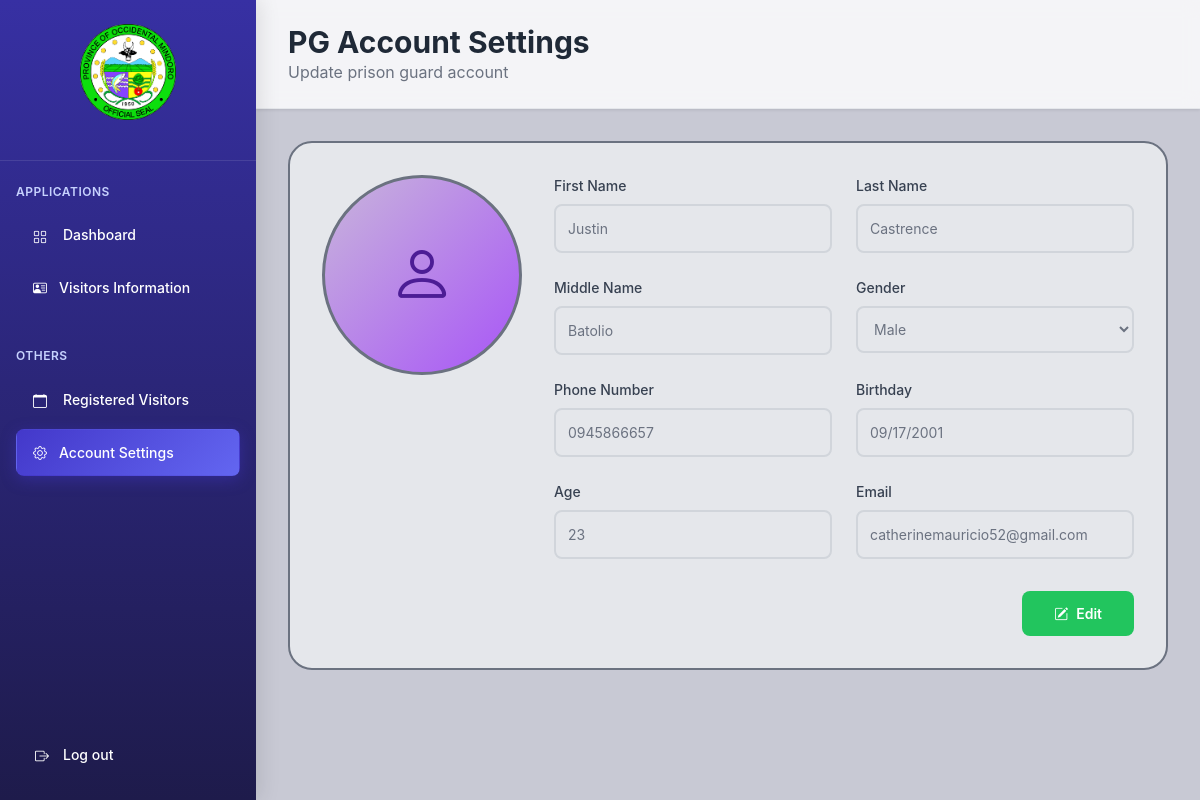
Page /modules/PG/PG_ACC_SETTINGS.php (signed in) on the committed database.
### tables this page shows
CREATE TABLE `users` (
  `id` int(11) NOT NULL,
  `email` varchar(150) NOT NULL,
  `first_name` varchar(100) NOT NULL,
  `last_name` varchar(100) NOT NULL,
  `middle_name` varchar(100) DEFAULT NULL,
  `gender` enum('Male','Female') NOT NULL,
  `phone_number` varchar(20) NOT NULL,
  `birthday` date NOT NULL,
  `age` int(11) NOT NULL,
  `password` varchar(255) NOT NULL,
  `role` enum('warden','prison_guard') NOT NULL,
  `signup_key` varchar(255) NOT NULL,
  `created_at` timestamp NOT NULL DEFAULT current_timestamp(),
  `updated_at` timestamp NOT NULL DEFAULT current_timestamp() ON UPDATE current_timestamp(),
  `status` enum('on_duty','off_duty') DEFAULT 'off_duty',
  `time_in` datetime DEFAULT NULL,
  `time_out` datetime DEFAULT NULL
);

### modules/PG/PG_ACC_SETTINGS.php (the view, shortened to what this page needs)
<?php
require_once '../../database/connection.php';
$userId = $_SESSION['id'] ?? null;
$user = null;
if ($userId) {
    $stmt = $con_admin->prepare("SELECT first_name, last_name, middle_name, gender, phone_number, birthday, age, email
                                 FROM users WHERE id=?");
    $stmt->bind_param("i", $userId);
    $stmt->execute();
    $result = $stmt->get_result();
    $user = $result->fetch_assoc();
}
?>
<!DOCTYPE html>
<html lang="en">
<head>
    <link href="https://cdn.jsdelivr.net/npm/bootstrap@5.3.0/dist/css/bootstrap.min.css" rel="stylesheet">
    <link href="https://cdn.jsdelivr.net/npm/bootstrap-icons@1.10.0/font/bootstrap-icons.css" rel="stylesheet">
    <link rel="stylesheet" href="../../assets/css/PG_ACC_SETTINGS.css">
    <link rel="stylesheet" href="../../includes/navbar/PG_navbar.css">
</head>
<body>
    <div class="d-flex">
        <?php include '../../includes/navbar/pg_nav.php'; ?>
        <main class="main-content flex-fill">
            <?php include '../../includes/header/pg_accsett.php'; ?>
            <div class="content">
                <div class="settings-card">
                    <form id="accountForm" method="POST">
                        <div class="profile-section">
                            <div class="avatar-container">
                                <div class="profile-avatar">
                                    <i class="bi bi-person" id="avatarIcon"></i>
                                </div>
                            </div>
                            <div class="form-section">
                                <div class="form-grid">
                                    <div class="form-group">
                                        <label class="form-label">First Name</label>
                                        <input type="text" class="form-input" id="firstName" name="firstName"
                                               value="<?= htmlspecialchars($user['first_name'] ?? '') ?>" disabled>
                                    </div>
                                    <div class="form-group">
                                        <label class="form-label">Last Name</label>
                                        <input type="text" class="form-input" id="lastName" name="lastName"
                                               value="<?= htmlspecialchars($user['last_name'] ?? '') ?>" disabled>
                                    </div>
                                    <div class="form-group">
                                        <label class="form-label">Middle Name</label>
                                        <input type="text" class="form-input" id="middleName" name="middleName"
                                               value="<?= htmlspecialchars($user['middle_name'] ?? '') ?>" disabled>
                                    </div>
                                    <div class="form-group">
                                        <label class="form-label">Gender</label>
                                        <select class="form-input" id="gender" name="gender" disabled>
                                            <option value="Male" <?= ($user['gender'] ?? '') === 'Male' ? 'selected' : '' ?>>Male</option>
                                        </select>
                                    </div>
                                    <div class="form-group">
                                        <label class="form-label">Phone Number</label>
                                        <input type="tel" class="form-input" id="phoneNumber" name="phoneNumber"
                                               value="<?= htmlspecialchars($user['phone_number'] ?? '') ?>" disabled>
                                    </div>
                                    <div class="form-group">
                                        <label class="form-label">Birthday</label>
                                        <input type="date" class="form-input" id="birthday" name="birthday"
                                               value="<?= htmlspecialchars($user['birthday'] ?? '') ?>" disabled>
                                    </div>
                                    <div class="form-group">
                                        <label class="form-label">Age</label>
                                        <input type="number" class="form-input" id="age" name="age"
                                               value="<?= htmlspecialchars($user['age'] ?? '') ?>" disabled>
                                    </div>
                                    <div class="form-group">
                                        <label class="form-label">Email</label>
                                        <input type="email" class="form-input" id="email" name="email"
                                               value="<?= htmlspecialchars($user['email'] ?? '') ?>" disabled>
                                    </div>
                                </div>
                            </div>
                        </div>
                        <button type="button" class="update-btn" id="updateBtn" onclick="toggleEditMode()">
                            <i class="bi bi-pencil-square"></i> Edit
                        </button>
                    </form>
                </div>
            </div>
        </main>
    </div>
</body>
</html>

### assets/css/PG_ACC_SETTINGS.css (style rules this page uses)
.main-content { margin-left: 256px; background-color: #c8c9d4; min-height: 100vh; }
.content { padding: 2rem; min-height: calc(100vh - 120px); }
.settings-card { background-color: #e5e7eb; border: 2px solid #6b7280; border-radius: 1.5rem; padding: 2rem; max-width: 1000px; margin: auto; }
.profile-section { display: flex; gap: 2rem; margin-bottom: 2rem; align-items: flex-start; }
.avatar-container { position: relative; flex-shrink: 0; }
.profile-avatar { width: 200px; height: 200px; border: 3px solid #6b7280; border-radius: 50%; background: linear-gradient(135deg, #c8b5db 0%, #a855f7 100%); display: flex; align-items: center; justify-content: center; overflow: hidden; cursor: pointer; transition: transform 0.2s ease; }
.profile-avatar i { font-size: 4rem; color: #4c1d95; }
.form-section { flex: 1; }
.form-grid { display: grid; grid-template-columns: 1fr 1fr; gap: 1.5rem; }
.form-group { display: flex; flex-direction: column; }
.form-label { font-weight: 500; color: #374151; margin-bottom: 0.5rem; font-size: 0.875rem; }
.form-input { padding: 0.75rem; border: 2px solid #9ca3af; border-radius: 0.5rem; background-color: #f3f4f6; font-size: 0.875rem; color: #374151; transition: all 0.2s ease; }
.form-input:disabled { background-color: #e5e7eb; color: #6b7280; cursor: not-allowed; border-color: #d1d5db; }
.update-btn { background-color: #22c55e; color: white; border: none; padding: 0.75rem 2rem; border-radius: 0.5rem; font-size: 0.875rem; font-weight: 600; cursor: pointer; display: flex; align-items: center; gap: 0.5rem; margin-left: auto; margin-top: 2rem; transition: all 0.2s ease; }

### includes/navbar/PG_navbar.css (style rules this page uses)
body { font-family: -apple-system, BlinkMacSystemFont, 'Segoe UI', Roboto, Oxygen, Ubuntu, Cantarell, sans-serif; background-color: #e5e6e8; }

### rows in the picture
users: firstName "Justin", lastName "Castrence", middleName "Batolio", gender "Male", phoneNumber "0945866657", birthday "09/17/2001", age "23", email "catherinemauricio52@gmail.com"
